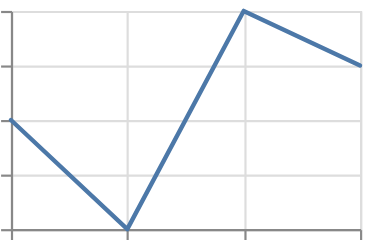

Write the Vega-Lite specification saved for this chart.
### Vega-Lite specification from a JSON file in a GitHub repository (floating-point values rounded to 4 significant figures)
{"$schema": "https://vega.github.io/schema/vega-lite/v6.json", "padding": 5, "autosize": "none", "data": {"values": [{"c": "A", "x": 1, "y": 2, "s": 3, "t": "2024-01-01"}, {"c": "B", "x": 2, "y": null, "s": 5, "t": "2024-02-01"}, {"c": "C", "x": 3, "y": 4, "s": null, "t": "2024-03-01"}, {"c": "D", "x": 4, "y": 3, "s": 7, "t": "2024-04-01"}]}, "width": 160, "height": 100, "mark": {"type": "trail", "invalid": null}, "encoding": {"x": {"field": "x", "type": "quantitative"}, "y": {"field": "y", "type": "quantitative"}}}
